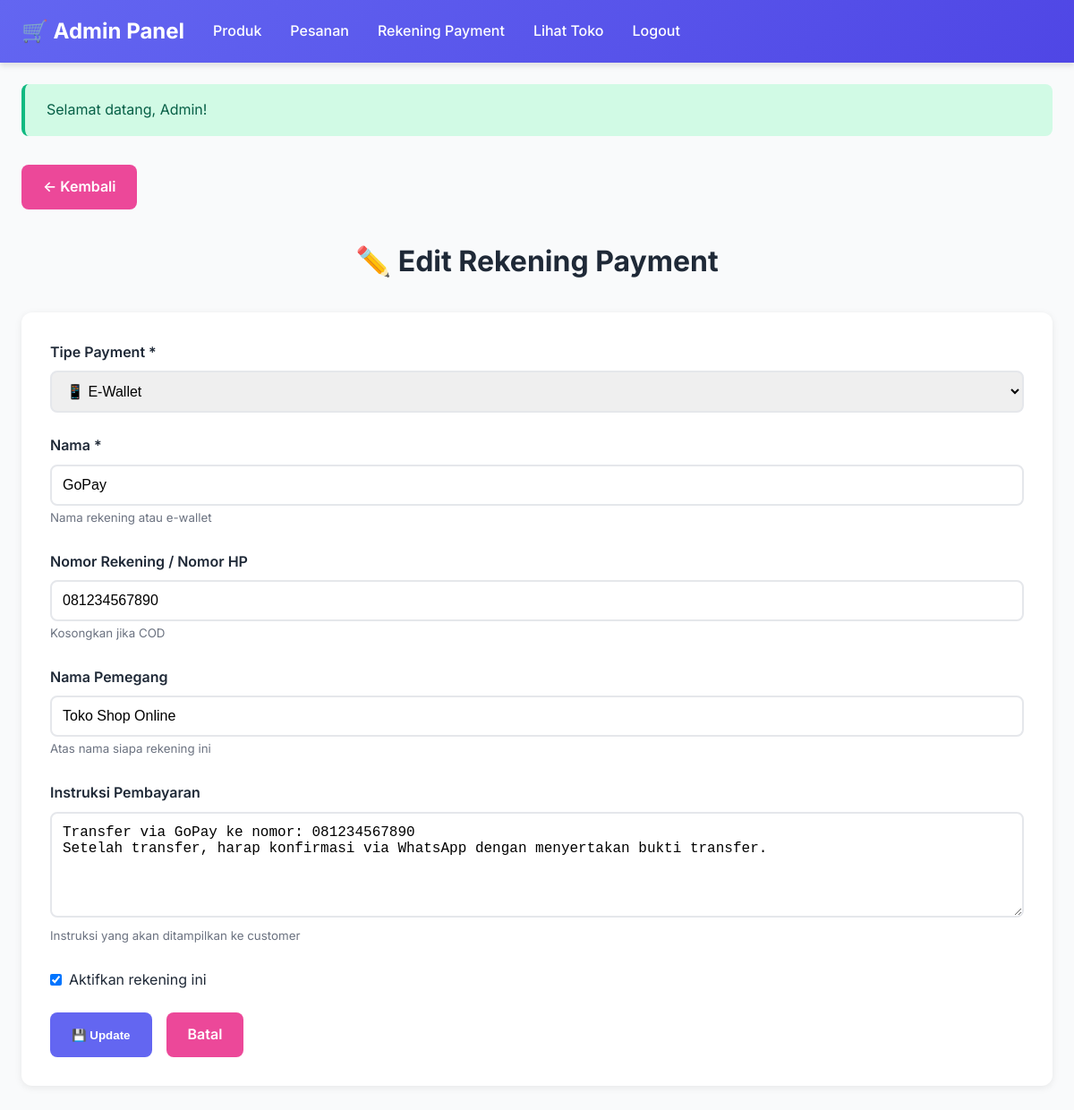
/admin/edit-payment-account.php?id=3 (signed in), run on the app's committed database.
### tables this page shows
CREATE TABLE IF NOT EXISTS payment_accounts (
    id INT AUTO_INCREMENT PRIMARY KEY,
    type ENUM('bank_transfer', 'e_wallet', 'cod') NOT NULL,
    name VARCHAR(100) NOT NULL COMMENT 'Nama rekening (misal: BCA, Mandiri, GoPay)',
    account_number VARCHAR(100) DEFAULT NULL COMMENT 'Nomor rekening atau nomor e-wallet',
    account_holder VARCHAR(100) DEFAULT NULL COMMENT 'Nama pemegang rekening',
    instructions TEXT DEFAULT NULL COMMENT 'Instruksi pembayaran untuk customer',
    is_active BOOLEAN DEFAULT 1 COMMENT '1 = aktif, 0 = nonaktif',
    created_at TIMESTAMP DEFAULT CURRENT_TIMESTAMP,
    INDEX idx_type (type),
    INDEX idx_is_active (is_active)
);

### admin/edit-payment-account.php (the view, shortened to what this page needs)
<?php
include 'includes/header.php';
$id = isset($_GET['id']) ? (int) $_GET['id'] : 0;
$stmt = $pdo->prepare("SELECT * FROM payment_accounts WHERE id = ?");
$stmt->execute([$id]);
$account = $stmt->fetch();
?>
<div class="container" style="margin-top: 2rem;">
    <div style="margin-bottom: 2rem;">
        <a href="payment-accounts.php" class="btn btn-secondary">← Kembali</a>
    </div>
    <h1 class="section-title">✏️ Edit Rekening Payment</h1>
    <div class="card">
        <form method="POST">
            <div class="form-group">
                <label class="form-label">Tipe Payment *</label>
                <select name="type" class="form-control" required>
                    <option value="e_wallet" <?php echo $account['type'] === 'e_wallet' ? 'selected' : ''; ?>>
                        📱 E-Wallet
                    </option>
                </select>
            </div>
            <div class="form-group">
                <label class="form-label">Nama *</label>
                <input type="text" name="name" class="form-control" required
                    placeholder="Contoh: BCA, Mandiri, GoPay, OVO"
                    value="<?php echo htmlspecialchars($account['name']); ?>">
                <small style="color: var(--gray);">Nama rekening atau e-wallet</small>
            </div>
            <div class="form-group">
                <label class="form-label">Nomor Rekening / Nomor HP</label>
                <input type="text" name="account_number" class="form-control" placeholder="Contoh: 1234567890"
                    value="<?php echo htmlspecialchars($account['account_number'] ?? ''); ?>">
                <small style="color: var(--gray);">Kosongkan jika COD</small>
            </div>
            <div class="form-group">
                <label class="form-label">Nama Pemegang</label>
                <input type="text" name="account_holder" class="form-control" placeholder="Contoh: Toko Shop Online"
                    value="<?php echo htmlspecialchars($account['account_holder'] ?? ''); ?>">
                <small style="color: var(--gray);">Atas nama siapa rekening ini</small>
            </div>
            <div class="form-group">
                <label class="form-label">Instruksi Pembayaran</label>
                <textarea name="instructions" class="form-control" rows="5"
                    placeholder="Contoh: Transfer ke rekening BCA a.n. Toko Shop Online&#10;Nomor Rekening: 1234567890&#10;Setelah transfer, harap konfirmasi via WhatsApp."><?php echo htmlspecialchars($account['instructions'] ?? ''); ?></textarea>
                <small style="color: var(--gray);">Instruksi yang akan ditampilkan ke customer</small>
            </div>
            <div class="form-group">
                <label style="display: flex; align-items: center; gap: 0.5rem; cursor: pointer;">
                    <input type="checkbox" name="is_active" value="1" <?php echo $account['is_active'] ? 'checked' : ''; ?>>
                    <span>Aktifkan rekening ini</span>
                </label>
            </div>
            <div style="display: flex; gap: 1rem;">
                <button type="submit" name="update_account" class="btn btn-primary">
                    💾 Update
                </button>
                <a href="payment-accounts.php" class="btn btn-secondary">Batal</a>
            </div>
        </form>
    </div>
</div>
<?php include 'includes/footer.php'; ?>

### assets/css/style.css (style rules this page uses)
:root { --primary: #6366f1; --primary-dark: #4f46e5; --secondary: #ec4899; --success: #10b981; --danger: #ef4444; --warning: #f59e0b; --dark: #1f2937; --light: #f9fafb; --gray: #6b7280; --border: #e5e7eb; }
* { margin: 0; padding: 0; box-sizing: border-box; }
body { font-family: 'Inter', -apple-system, BlinkMacSystemFont, 'Segoe UI', sans-serif; line-height: 1.6; color: var(--dark); background: var(--light); }
.container { max-width: 1200px; margin: 0 auto; padding: 0 1.5rem; }
.section-title { font-size: 2rem; font-weight: 700; margin-bottom: 2rem; text-align: center; }
.btn { display: inline-block; padding: 0.75rem 1.5rem; border: none; border-radius: 8px; font-weight: 600; text-decoration: none; cursor: pointer; transition: all 0.3s; text-align: center; }
.btn-primary { background: var(--primary); color: white; }
.btn-secondary { background: var(--secondary); color: white; }
.form-group { margin-bottom: 1.5rem; }
.form-label { display: block; margin-bottom: 0.5rem; font-weight: 600; color: var(--dark); }
.form-control { width: 100%; padding: 0.75rem; border: 2px solid var(--border); border-radius: 8px; font-size: 1rem; transition: border-color 0.3s; }
textarea.form-control { resize: vertical; min-height: 100px; }
.card { background: white; border-radius: 12px; padding: 2rem; box-shadow: 0 2px 8px rgba(0, 0, 0, 0.08); margin-bottom: 2rem; }

### data on the page
payment_accounts: type "📱 E-Wallet", name "GoPay", account_number "081234567890", account_holder "Toko Shop Online", instructions "Transfer via GoPay ke nomor: 081234567890 Setelah transfer, harap konfirmasi via WhatsApp dengan menyertakan bukti transfer.", is_active "☑"

### other printed values
$flash['message'] "Selamat datang, Admin!"
